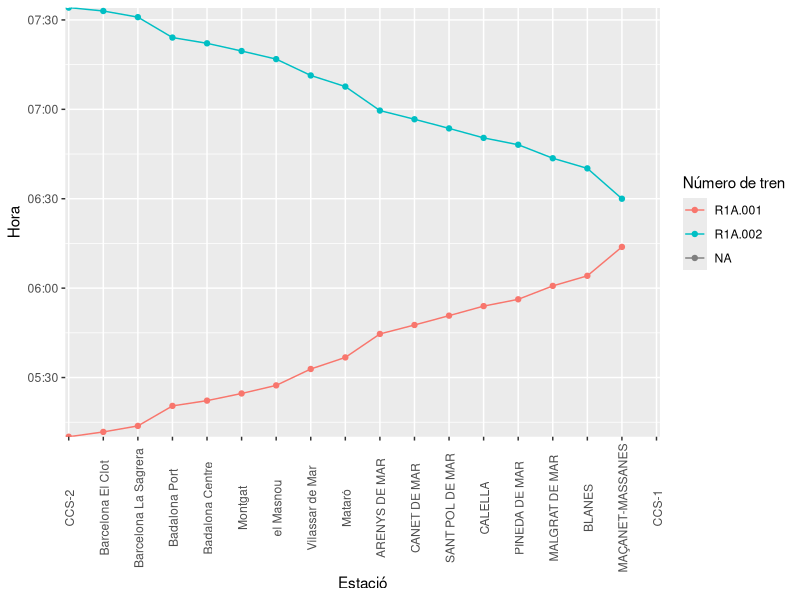

The R script that drew this image:
## ---- chunk 1
knitr::opts_chunk$set(echo = TRUE)
library(tidyverse)
library(readxl)
library(here)
## ---- chunk 2
CTC1S1 <- read_xlsx(here("dades","1S1.xlsx"))
## ---- chunk 3
ggplot(data = CTC1S1, aes(x = station, y = departure, group = train_number)) +
  geom_line(
    aes(colour = train_number)
  ) +
  theme(
    axis.text.x = element_text(angle=90,vjust =0.6)
  ) +
  scale_x_discrete(limits=CTC1S1$station) +
  coord_cartesian(expand = FALSE, xlim = c(0.9, 18.1)) +
  labs(
    x = "Estació",
    y = "Hora",
    colour = "Número de tren"
  )+
  geom_point(
    aes(colour = train_number)
  )
  ## Per tenir bé l'eix x cal posar tots ens punts en ordre al excel quan surten per primera vegada
